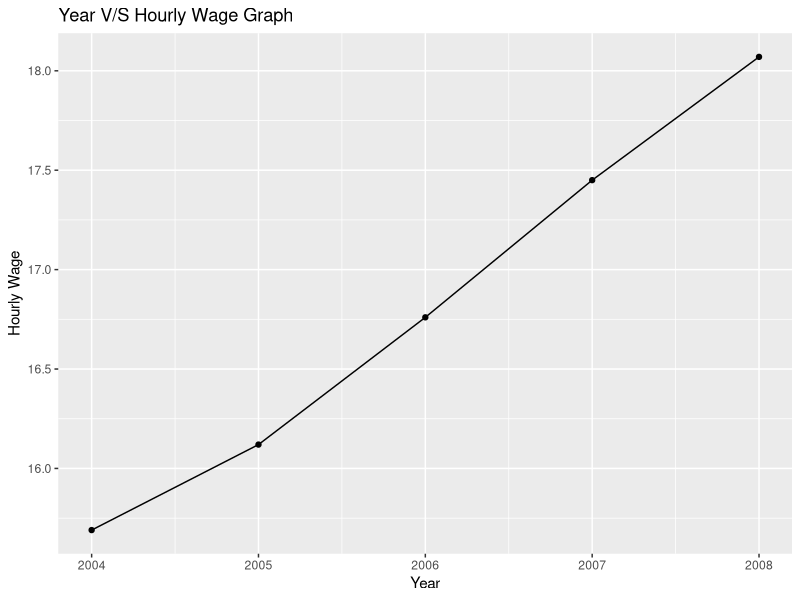
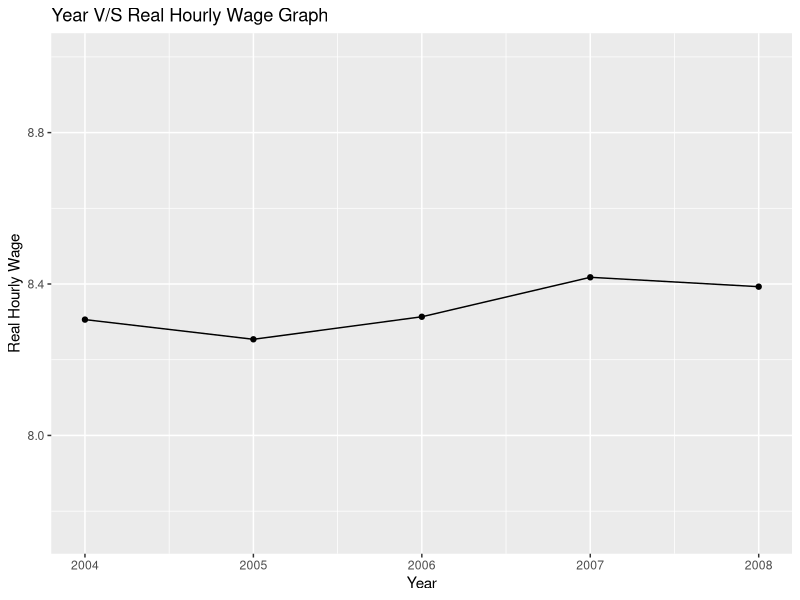

The R script that drew these images, in order:
                                      # Page no. : 774

# Deflating a Series by Price Indexes

year <- c(2004,2005,2006,2007,2008)
hourly_wage <- c(15.69,16.12,16.76,17.45,18.07)
CPI <- c(188.9,195.3,201.6,207.3,215.3)

DF <- data.frame(year, hourly_wage, CPI)

# Install Library if not installed

# install.packages("ggplot2")

# Import Library

library(ggplot2)

ggplot(DF, aes(year, hourly_wage)) + geom_line() + geom_point() +
 labs(title = "Year V/S Hourly Wage Graph", x = "Year", y = "Hourly Wage")


deflated_hourly_wage <- (DF$hourly_wage / DF$CPI) * 100

DF <- cbind(DF, deflated_hourly_wage)

ggplot(DF, aes(year, deflated_hourly_wage)) + geom_line() + geom_point() +
  ylim(c(7.75,9.0)) +
  labs(title = "Year V/S Real Hourly Wage Graph", x = "Year", y = "Real Hourly Wage")
